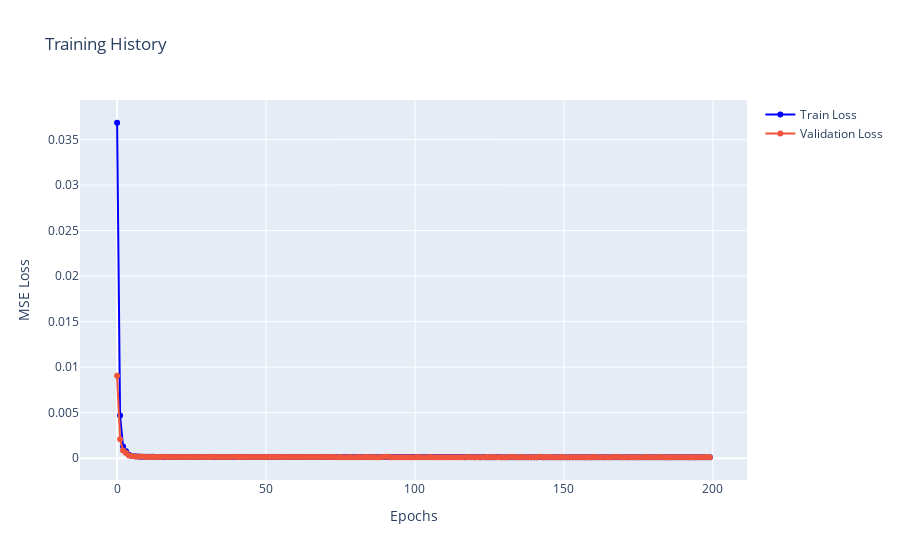

Here is the notebook cell this chart was saved with:
### Markdown cell above
### <a id='toc1_4_2_'></a>[plotly (interactive) of training and validation loss](#toc0_)

### Code cell
import plotly.graph_objects as go

# Create a figure
fig = go.Figure()
# Add training and validation loss traces
fig.add_trace(go.Scatter(y=history.history['loss'], mode='lines+markers', name='Train Loss', marker=dict(color='blue', symbol='circle')))
fig.add_trace(go.Scatter(y=history.history['val_loss'], mode='lines+markers', name='Validation Loss', ))
# Update layout
fig.update_layout(title='Training History', xaxis_title='Epochs', yaxis_title='MSE Loss')#, yaxis_range= (0, 0.002) 
# Show figure
fig.show()

### Figure 1 — Plotly figure (JSON) as saved in the notebook; plotly's stock layout.template omitted (floating-point values rounded to 4 significant figures; data arrays with more than 128 entries replaced by an {"elided": "..."} marker saying what was removed)
{"data": [{"marker": {"color": "blue", "symbol": "circle"}, "mode": "lines+markers", "name": "Train Loss", "type": "scatter", "y": {"elided": "200 float values"}}, {"mode": "lines+markers", "name": "Validation Loss", "type": "scatter", "y": {"elided": "200 float values"}}], "layout": {"title": {"text": "Training History"}, "xaxis": {"title": {"text": "Epochs"}}, "yaxis": {"title": {"text": "MSE Loss"}}}}
